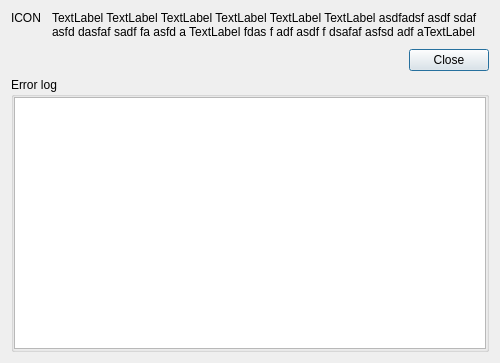
<?xml version="1.0" encoding="UTF-8"?>
<ui version="4.0">
 <class>TIGLViewerErrorDialog</class>
 <widget class="QDialog" name="TIGLViewerErrorDialog">
  <property name="windowModality">
   <enum>Qt::WindowModal</enum>
  </property>
  <property name="geometry">
   <rect>
    <x>0</x>
    <y>0</y>
    <width>500</width>
    <height>363</height>
   </rect>
  </property>
  <property name="minimumSize">
   <size>
    <width>400</width>
    <height>0</height>
   </size>
  </property>
  <property name="windowTitle">
   <string>Error</string>
  </property>
  <property name="modal">
   <bool>true</bool>
  </property>
  <layout class="QVBoxLayout" name="verticalLayout_3">
   <item>
    <layout class="QHBoxLayout" name="horizontalLayout">
     <item>
      <layout class="QVBoxLayout" name="verticalLayout">
       <property name="sizeConstraint">
        <enum>QLayout::SetMinimumSize</enum>
       </property>
       <item>
        <widget class="QLabel" name="iconLabel">
         <property name="enabled">
          <bool>true</bool>
         </property>
         <property name="sizePolicy">
          <sizepolicy hsizetype="Fixed" vsizetype="Fixed">
           <horstretch>0</horstretch>
           <verstretch>0</verstretch>
          </sizepolicy>
         </property>
         <property name="text">
          <string>ICON</string>
         </property>
         <property name="scaledContents">
          <bool>false</bool>
         </property>
         <property name="alignment">
          <set>Qt::AlignLeading|Qt::AlignLeft|Qt::AlignTop</set>
         </property>
        </widget>
       </item>
       <item>
        <spacer name="verticalSpacer">
         <property name="orientation">
          <enum>Qt::Vertical</enum>
         </property>
         <property name="sizeType">
          <enum>QSizePolicy::Maximum</enum>
         </property>
         <property name="sizeHint" stdset="0">
          <size>
           <width>20</width>
           <height>18</height>
          </size>
         </property>
        </spacer>
       </item>
      </layout>
     </item>
     <item>
      <spacer name="horizontalSpacer">
       <property name="orientation">
        <enum>Qt::Horizontal</enum>
       </property>
       <property name="sizeType">
        <enum>QSizePolicy::Fixed</enum>
       </property>
       <property name="sizeHint" stdset="0">
        <size>
         <width>5</width>
         <height>20</height>
        </size>
       </property>
      </spacer>
     </item>
     <item>
      <widget class="QLabel" name="errorMessageLabel">
       <property name="sizePolicy">
        <sizepolicy hsizetype="Expanding" vsizetype="Minimum">
         <horstretch>0</horstretch>
         <verstretch>0</verstretch>
        </sizepolicy>
       </property>
       <property name="minimumSize">
        <size>
         <width>300</width>
         <height>0</height>
        </size>
       </property>
       <property name="text">
        <string>TextLabel TextLabel TextLabel TextLabel TextLabel TextLabel asdfadsf asdf sdaf asfd dasfaf sadf fa asfd a TextLabel  fdas f adf asdf f dsafaf asfsd adf aTextLabel </string>
       </property>
       <property name="textFormat">
        <enum>Qt::RichText</enum>
       </property>
       <property name="scaledContents">
        <bool>false</bool>
       </property>
       <property name="alignment">
        <set>Qt::AlignLeading|Qt::AlignLeft|Qt::AlignTop</set>
       </property>
       <property name="wordWrap">
        <bool>true</bool>
       </property>
       <property name="margin">
        <number>0</number>
       </property>
      </widget>
     </item>
    </layout>
   </item>
   <item>
    <widget class="QDialogButtonBox" name="buttonBox">
     <property name="orientation">
      <enum>Qt::Horizontal</enum>
     </property>
     <property name="standardButtons">
      <set>QDialogButtonBox::Close</set>
     </property>
    </widget>
   </item>
   <item>
    <widget class="QGroupBox" name="groupBox">
     <property name="sizePolicy">
      <sizepolicy hsizetype="Preferred" vsizetype="Expanding">
       <horstretch>0</horstretch>
       <verstretch>0</verstretch>
      </sizepolicy>
     </property>
     <property name="title">
      <string>Error log</string>
     </property>
     <layout class="QVBoxLayout" name="verticalLayout_2">
      <property name="margin">
       <number>0</number>
      </property>
      <item>
       <widget class="QTextBrowser" name="logBrowser">
        <property name="minimumSize">
         <size>
          <width>0</width>
          <height>0</height>
         </size>
        </property>
        <property name="html">
         <string>&lt;!DOCTYPE HTML PUBLIC &quot;-//W3C//DTD HTML 4.0//EN&quot; &quot;http://www.w3.org/TR/REC-html40/strict.dtd&quot;&gt;
&lt;html&gt;&lt;head&gt;&lt;meta name=&quot;qrichtext&quot; content=&quot;1&quot; /&gt;&lt;style type=&quot;text/css&quot;&gt;
p, li { white-space: pre-wrap; }
&lt;/style&gt;&lt;/head&gt;&lt;body style=&quot; font-family:'Lucida Grande'; font-size:13pt; font-weight:400; font-style:normal;&quot;&gt;
&lt;p style=&quot;-qt-paragraph-type:empty; margin-top:0px; margin-bottom:0px; margin-left:0px; margin-right:0px; -qt-block-indent:0; text-indent:0px; font-family:'MS Shell Dlg 2'; font-size:8pt;&quot;&gt;&lt;br /&gt;&lt;/p&gt;&lt;/body&gt;&lt;/html&gt;</string>
        </property>
       </widget>
      </item>
     </layout>
    </widget>
   </item>
  </layout>
 </widget>
 <resources/>
 <connections>
  <connection>
   <sender>buttonBox</sender>
   <signal>accepted()</signal>
   <receiver>TIGLViewerErrorDialog</receiver>
   <slot>accept()</slot>
   <hints>
    <hint type="sourcelabel">
     <x>248</x>
     <y>254</y>
    </hint>
    <hint type="destinationlabel">
     <x>157</x>
     <y>274</y>
    </hint>
   </hints>
  </connection>
  <connection>
   <sender>buttonBox</sender>
   <signal>rejected()</signal>
   <receiver>TIGLViewerErrorDialog</receiver>
   <slot>reject()</slot>
   <hints>
    <hint type="sourcelabel">
     <x>316</x>
     <y>260</y>
    </hint>
    <hint type="destinationlabel">
     <x>286</x>
     <y>274</y>
    </hint>
   </hints>
  </connection>
 </connections>
</ui>
